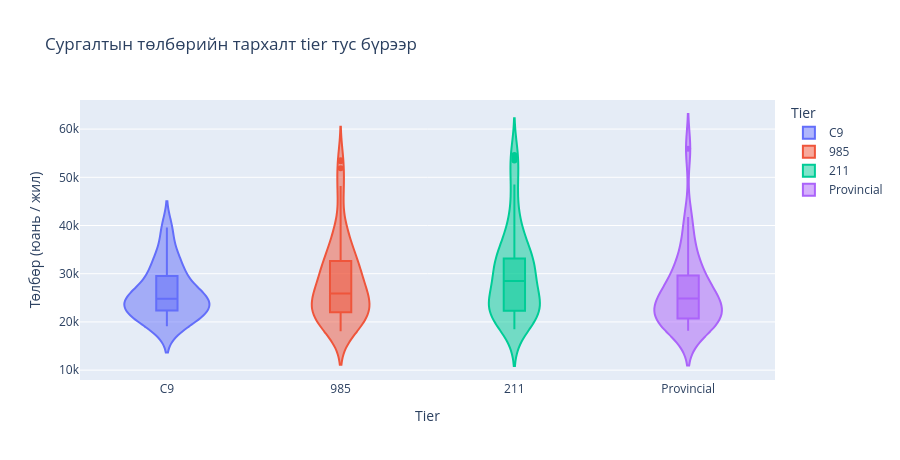

The cell this chart's notebook holds for it:
### Markdown cell above
## 9. Сургалтын төлбөрийн тархалт сургуулийн tier-ээр

### Code cell
progs = dfs['programs'].merge(dfs['universities'][['uni_id', 'tier']], on='uni_id')
fig = px.violin(progs, x='tier', y='tuition_yuan',
                category_orders={'tier': ['C9', '985', '211', 'Provincial']},
                title='Сургалтын төлбөрийн тархалт tier тус бүрээр',
                labels={'tier': 'Tier', 'tuition_yuan': 'Төлбөр (юань / жил)'},
                color='tier', box=True)
fig.update_layout(height=460)
fig.show()

### Figure 1 — Plotly figure (JSON) as saved in the notebook; plotly's stock layout.template omitted (floating-point values rounded to 4 significant figures)
{"data": [{"alignmentgroup": "True", "box": {"visible": true}, "hovertemplate": "Tier=%{x}<br>Төлбөр (юань / жил)=%{y}<extra></extra>", "legendgroup": "C9", "marker": {"color": "#636efa"}, "name": "C9", "offsetgroup": "C9", "orientation": "v", "scalegroup": "True", "showlegend": true, "type": "violin", "x": ["C9", "C9", "C9", "C9", "C9", "C9", "C9", "C9", "C9", "C9", "C9", "C9", "C9", "C9", "C9", "C9", "C9", "C9", "C9", "C9", "C9", "C9", "C9", "C9", "C9", "C9", "C9", "C9", "C9", "C9", "C9", "C9", "C9", "C9", "C9", "C9"], "x0": " ", "xaxis": "x", "y": [29900, 39562, 21603, 32342, 22437, 24065, 24227, 22314, 25741, 19515, 30047, 23602, 21100, 19599, 34693, 19118, 32174, 22474, 34890, 25342, 27575, 26269, 24173, 25505, 22493, 29108, 20930, 20108, 31054, 39179, 25182, 26481, 23199, 21952, 25918, 24421], "y0": " ", "yaxis": "y"}, {"alignmentgroup": "True", "box": {"visible": true}, "hovertemplate": "Tier=%{x}<br>Төлбөр (юань / жил)=%{y}<extra></extra>", "legendgroup": "985", "marker": {"color": "#EF553B"}, "name": "985", "offsetgroup": "985", "orientation": "v", "scalegroup": "True", "showlegend": true, "type": "violin", "x": ["985", "985", "985", "985", "985", "985", "985", "985", "985", "985", "985", "985", "985", "985", "985", "985", "985", "985", "985", "985", "985", "985", "985", "985", "985", "985", "985", "985", "985", "985", "985", "985", "985", "985", "985", "985", "985", "985", "985", "985", "985", "985", "985", "985", "985", "985", "985", "985", "985", "985", "985", "985", "985", "985", "985", "985", "985", "985", "985", "985", "985", "985", "985", "985", "985", "985", "985", "985", "985", "985", "985", "985", "985", "985", "985", "985", "985", "985", "985", "985"], "x0": " ", "xaxis": "x", "y": [27007, 30067, 28134, 24799, 22178, 18951, 38898, 19130, 30281, 25245, 20390, 29832, 33402, 48204, 28840, 25136, 30799, 20563, 19394, 34540, 31493, 22451, 18647, 27626, 21993, 32612, 20097, 53543, 23964, 27962, 29047, 26388, 21631, 24533, 24631, 25368, 18924, 20800, 21149, 24809, 23741, 18394, 24668, 47381, 35303, 37007, 21469, 22040, 19883, 46063, 33747, 27187, 24886, 23806, 39260, 31504, 18062, 30916, 23535, 23770, 33825, 24537, 20504, 51891, 38851, 39760, 32758, 28824, 30178, 21538, 53340, 32713, 18232, 30164, 34701, 26408, 37231, 23579, 21290, 22954], "y0": " ", "yaxis": "y"}, {"alignmentgroup": "True", "box": {"visible": true}, "hovertemplate": "Tier=%{x}<br>Төлбөр (юань / жил)=%{y}<extra></extra>", "legendgroup": "211", "marker": {"color": "#00cc96"}, "name": "211", "offsetgroup": "211", "orientation": "v", "scalegroup": "True", "showlegend": true, "type": "violin", "x": ["211", "211", "211", "211", "211", "211", "211", "211", "211", "211", "211", "211", "211", "211", "211", "211", "211", "211", "211", "211", "211", "211", "211", "211", "211", "211", "211", "211", "211", "211", "211", "211", "211", "211", "211", "211", "211", "211", "211", "211", "211", "211", "211", "211", "211", "211", "211", "211", "211", "211", "211", "211", "211", "211", "211", "211"], "x0": " ", "xaxis": "x", "y": [48489, 37915, 37634, 22330, 23862, 23527, 25583, 31784, 22301, 29024, 27159, 25263, 28807, 28168, 24467, 53996, 32561, 23297, 20673, 22264, 22304, 42734, 35556, 21734, 38567, 41777, 31330, 19205, 19863, 21946, 29564, 18464, 32668, 32781, 32568, 25986, 20532, 47954, 27004, 33186, 53460, 24053, 54644, 20382, 33125, 32544, 31651, 24102, 35318, 19869, 23944, 30497, 22194, 21592, 37595, 29648], "y0": " ", "yaxis": "y"}, {"alignmentgroup": "True", "box": {"visible": true}, "hovertemplate": "Tier=%{x}<br>Төлбөр (юань / жил)=%{y}<extra></extra>", "legendgroup": "Provincial", "marker": {"color": "#ab63fa"}, "name": "Provincial", "offsetgroup": "Provincial", "orientation": "v", "scalegroup": "True", "showlegend": true, "type": "violin", "x": ["Provincial", "Provincial", "Provincial", "Provincial", "Provincial", "Provincial", "Provincial", "Provincial", "Provincial", "Provincial", "Provincial", "Provincial", "Provincial", "Provincial", "Provincial", "Provincial", "Provincial", "Provincial", "Provincial", "Provincial", "Provincial", "Provincial", "Provincial", "Provincial", "Provincial", "Provincial", "Provincial", "Provincial"], "x0": " ", "xaxis": "x", "y": [28013, 41771, 21975, 19616, 25149, 31280, 25176, 31532, 20395, 24995, 31758, 34921, 38246, 21528, 27691, 25679, 20983, 20500, 20907, 20416, 24017, 21916, 24730, 27198, 55919, 18164, 19228, 19845], "y0": " ", "yaxis": "y"}], "layout": {"height": 460, "legend": {"title": {"text": "Tier"}, "tracegroupgap": 0}, "title": {"text": "Сургалтын төлбөрийн тархалт tier тус бүрээр"}, "violinmode": "overlay", "xaxis": {"anchor": "y", "categoryarray": ["C9", "985", "211", "Provincial"], "categoryorder": "array", "domain": [0.0, 1.0], "title": {"text": "Tier"}}, "yaxis": {"anchor": "x", "domain": [0.0, 1.0], "title": {"text": "Төлбөр (юань / жил)"}}}}
